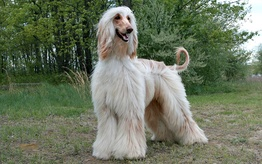
#> input picture dog_images/Afghan Hound.jpg, 262 x 164 px, shrunk from 606 x 380 before the run
$ python -i TheDogsApi.py   (imports and definitions only)
#> lines starting #> are read from the running program, lines starting #| are printed output that depends on the picture
from argparse import ArgumentParser
import sys
import requests
# import json
import os
from pathlib import Path
from PIL import Image

#store data in response
# [1 line that did not run here, left out]
#format data to json
# [1 line that did not run here, left out]
#lists for all dog breeds, just name
dogs_list = []
#stores 9 breed types
breeds = set()
#stores all possible temperaments
behaviors = set()
# list of classes
dogs = []

#puts all dogs names in a global list
def store_dog_names(data):
    for dog in data:
        dogs_list.append(dog['name'])
##### data filtering changes START #####
def filter_breeds(data):
    """Filters Through dogs_data to take care of missing breed types data
    empty strings (only one case) are labeled msc, and missing breed_group keys are
    reconcilled with msc.

    There are technically 7 breeds total with 8 & 9 being mixed and msc. (in a set so unordered really)

    args:
        data - dog api jason data
    """
    for dog in data:
        #checks to see if breed types exists for each dog
        try:
            dog["breed_group"]
            if dog["breed_group"] == "":
                dog["breed_group"] = "Miscellaneous"
            breeds.add(dog["breed_group"])
        except KeyError:
            # print(dog["name"] + " DID NOT HAVE A BREED!")
            dog["breed_group"] = "Miscellaneous"
            breeds.add(dog["breed_group"])
#wrangles data, stores in set
# [169 lines left out: functions filter_temperament, filter_heights, filter_weights, filter_life_span, get_photos, create_classes, not called in this run]
#dog class format
class Dog():
    """Used for every dog in JSON data
    """
    # [16 lines left out: function __init__, not called in this run]
#executes all filters
def execute_filters(data):
    """Executes filter functions as part of JSON data cleaning process.
    Args:
        data, json database retrieved form The Dogs Api
    """
    #modifies the dogs api json information
    filter_breeds(data)
    filter_temperament(data)
    filter_heights(data)
    filter_weights(data)
    filter_life_span(data)
    store_dog_names(data)
    get_photos(data)
    create_classes(data)

# [75 lines left out: functions parse_args, main, not called in this run]

# [13 lines not run here, left out]


>>> import cv2
>>> picture = cv2.imread('dog_images/Afghan Hound.jpg', cv2.IMREAD_GRAYSCALE)
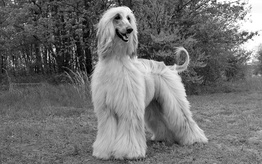
#> picture: shape (164, 262); min 0, max 255, mean 112.7
>>> result = execute_filters(picture)
#> the loop in filter_breeds, `for dog in data:` made 1 pass
#> after the loop in filter_breeds, `for dog in data:`: breeds = 0 items
#> (the run stopped early here; a loop or call above may not have finished)

$ run again, on dog_images/Alaskan Malamute.jpg
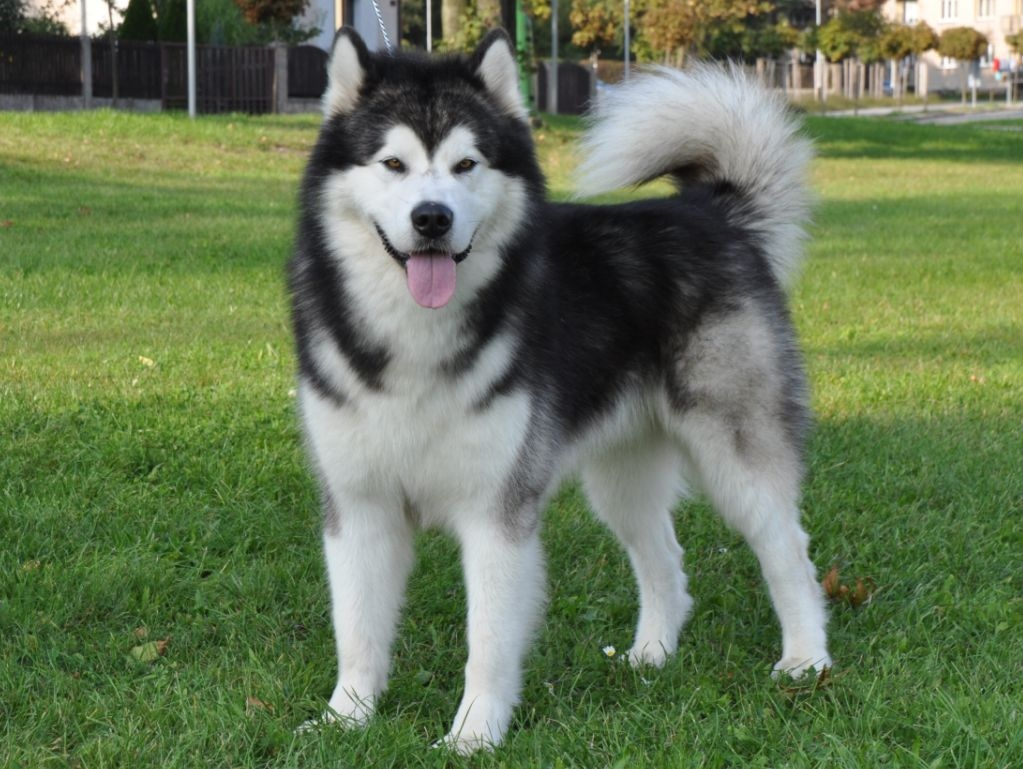
#> input picture dog_images/Alaskan Malamute.jpg, 1023 x 769 px
#> `picture = cv2.imread('dog_images/Afghan Hound.jpg', cv2.IMREAD_GRAYSCA..`:
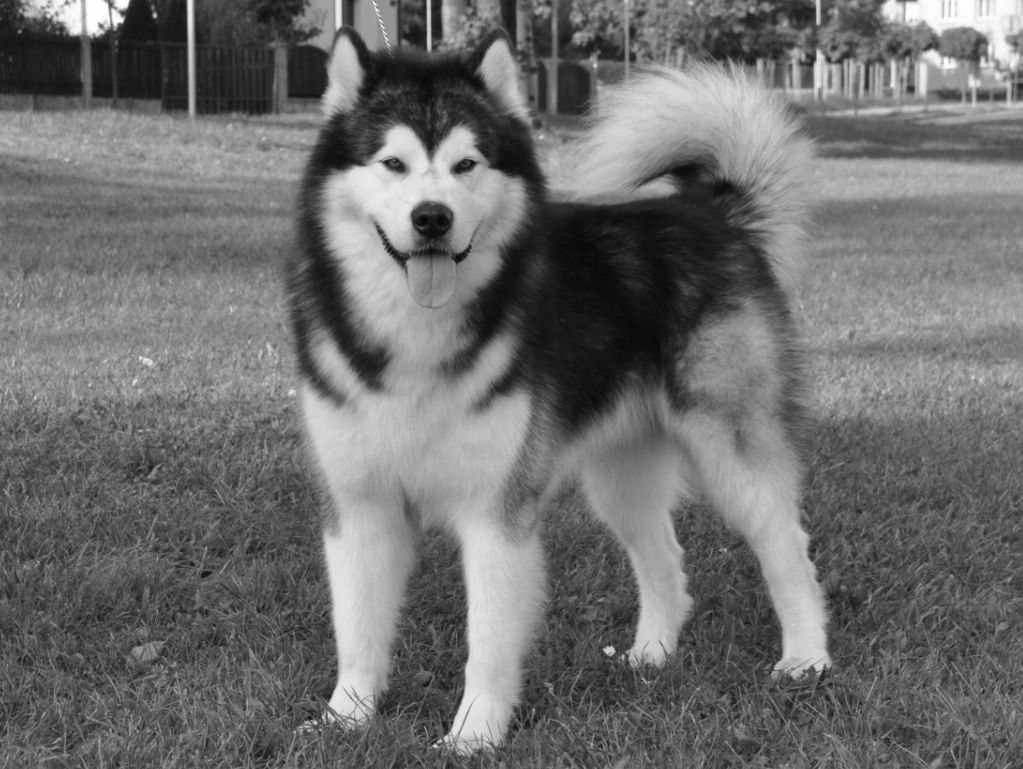
#> picture: shape (769, 1023); min 7, max 255, mean 110.1
#> the loop in filter_breeds, `for dog in data:` made 1 pass
#> after the loop in filter_breeds, `for dog in data:`: breeds = 0 items

$ run again, on dog_images/American Bulldog.jpg
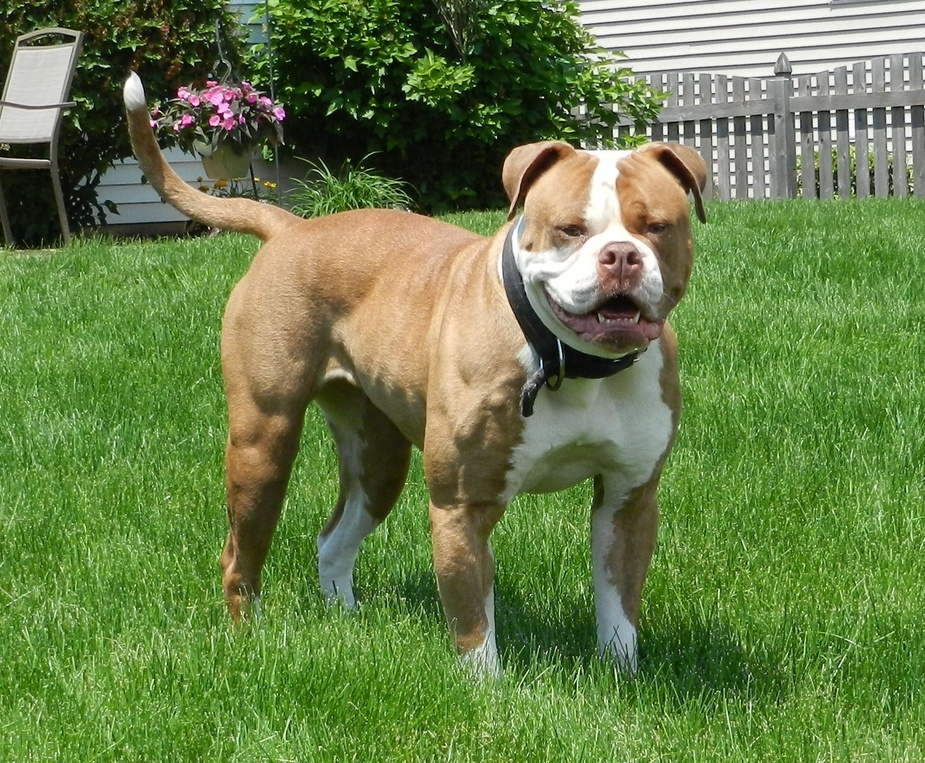
#> input picture dog_images/American Bulldog.jpg, 925 x 763 px, shrunk from 1669 x 1377 before the run
#> `picture = cv2.imread('dog_images/Afghan Hound.jpg', cv2.IMREAD_GRAYSCA..`:
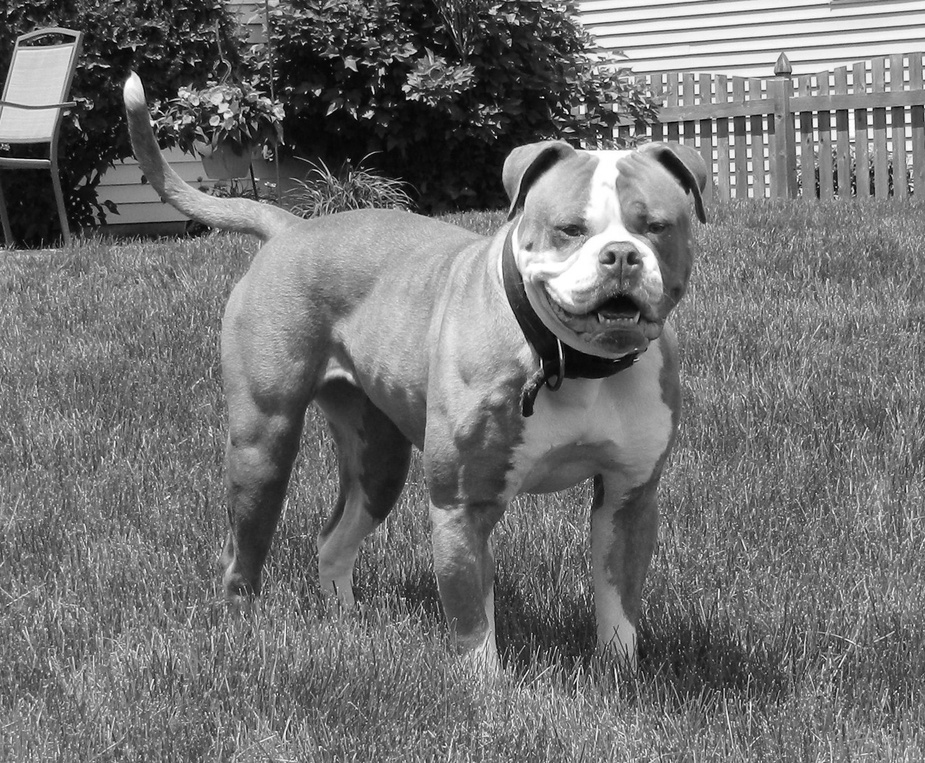
#> picture: shape (763, 925); min 0, max 255, mean 113.5
#> the loop in filter_breeds, `for dog in data:` made 1 pass
#> after the loop in filter_breeds, `for dog in data:`: breeds = 0 items

$ run again, on dog_images/American Bully.jpg
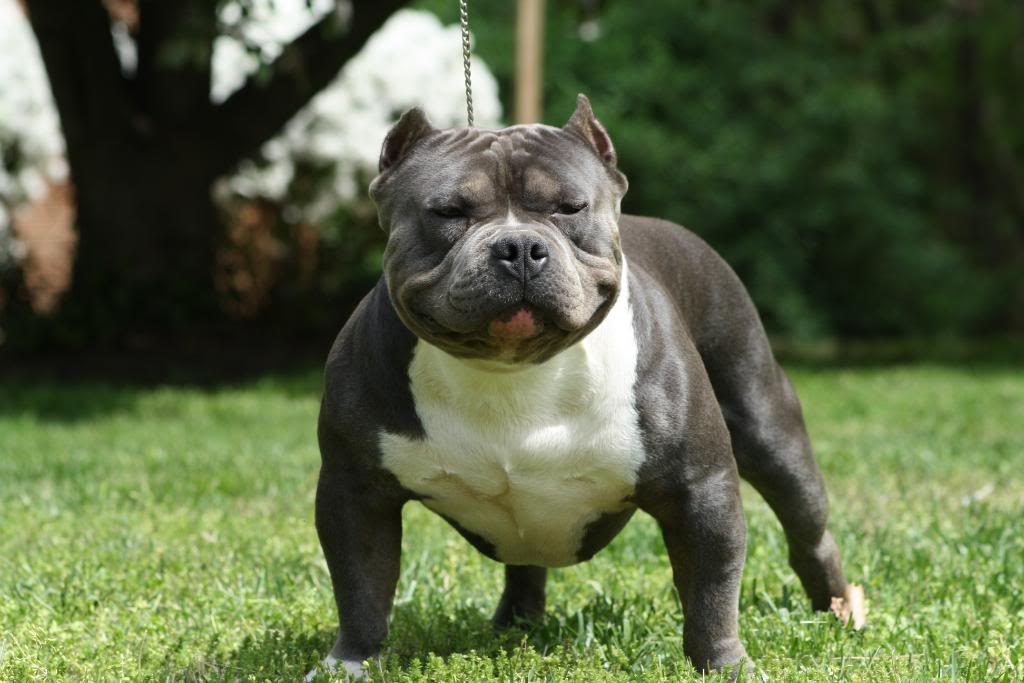
#> input picture dog_images/American Bully.jpg, 1024 x 683 px
#> `picture = cv2.imread('dog_images/Afghan Hound.jpg', cv2.IMREAD_GRAYSCA..`:
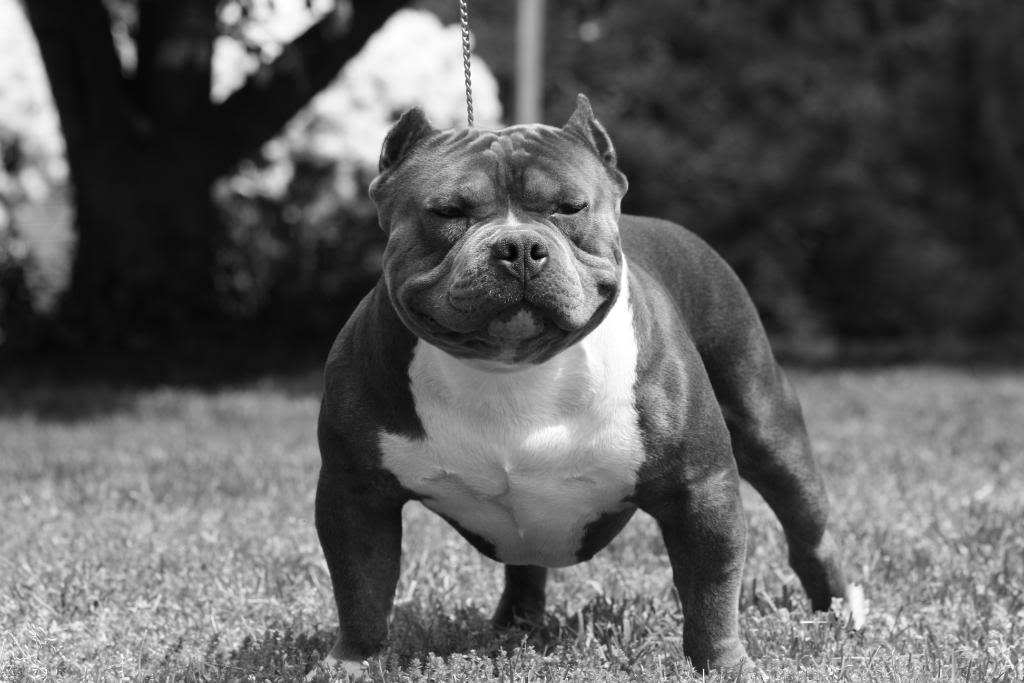
#> picture: shape (683, 1024); min 0, max 255, mean 95.2
#> the loop in filter_breeds, `for dog in data:` made 1 pass
#> after the loop in filter_breeds, `for dog in data:`: breeds = 0 items
